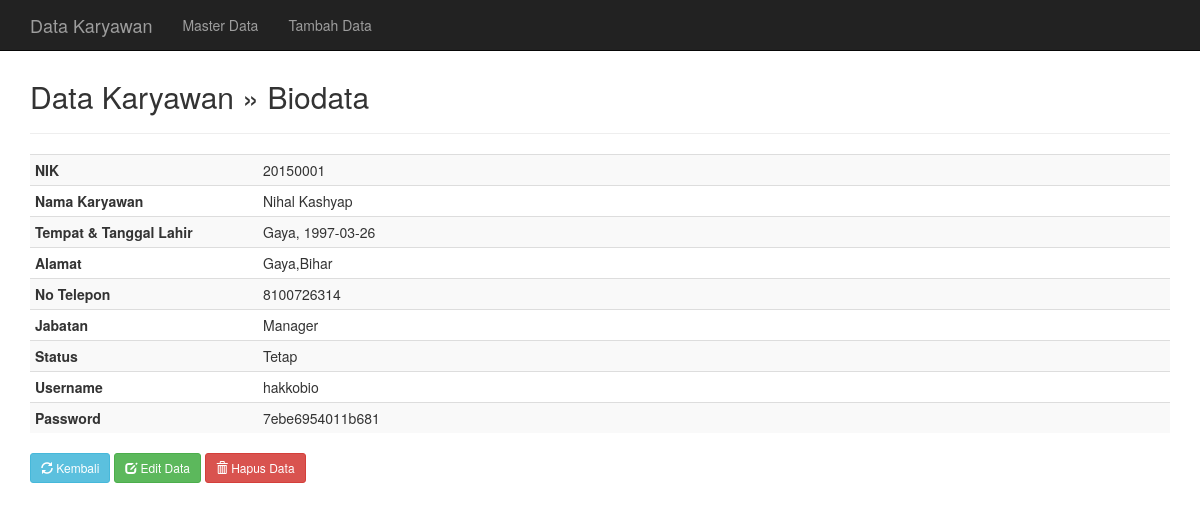
/latmysqli/latmysqli/profile.php?nik=20150001, run on the app's committed database.
### tables this page shows
CREATE TABLE `karyawan` (
  `nik` varchar(10) NOT NULL,
  `nama` varchar(50) NOT NULL,
  `tempat_lahir` varchar(30) NOT NULL,
  `tanggal_lahir` varchar(30) NOT NULL,
  `alamat` varchar(50) NOT NULL,
  `no_telepon` varchar(10) NOT NULL,
  `jabatan` varchar(15) NOT NULL,
  `status` varchar(15) NOT NULL,
  `username` varchar(15) NOT NULL,
  `password` varchar(15) NOT NULL
);

### latmysqli/latmysqli/profile.php (the view, shortened to what this page needs)
<?php
include("koneksi.php");
?>
<!DOCTYPE html>
<html lang="en">
<head>
	<link href="css/bootstrap.min.css" rel="stylesheet">
</head>
<body>
	<nav class="navbar navbar-inverse navbar-fixed-top">
		<div class="container">
			<div class="navbar-header">
				<a class="navbar-brand hidden-xs hidden-sm" href="http://www.hakkoblogs.com">Data Karyawan</a>
			</div>
			<div id="navbar" class="navbar-collapse collapse">
				<ul class="nav navbar-nav">
					<li><a href="index.php">Master Data</a></li>
					<li><a href="add.php">Tambah Data</a></li>
				</ul>
			</div>
		</div>
	</nav>
	<div class="container">
		<div class="content">
			<h2>Data Karyawan &raquo; Biodata</h2>
			<hr />
			<?php
			$nik = $_GET['nik'];
			$sql = mysqli_query($koneksi, "SELECT * FROM karyawan WHERE nik='$nik'");
			if(mysqli_num_rows($sql) == 0){
				header("Location: index.php");
			}else{
				$row = mysqli_fetch_assoc($sql);
			}
			?>
			<table class="table table-striped table-condensed">
				<tr>
					<th width="20%">NIK</th>
					<td><?php echo $row['nik']; ?></td>
				</tr>
				<tr>
					<th>Nama Karyawan</th>
					<td><?php echo $row['nama']; ?></td>
				</tr>
				<tr>
					<th>Tempat & Tanggal Lahir</th>
					<td><?php echo $row['tempat_lahir'].', '.$row['tanggal_lahir']; ?></td>
				</tr>
				<tr>
					<th>Alamat</th>
					<td><?php echo $row['alamat']; ?></td>
				</tr>
				<tr>
					<th>No Telepon</th>
					<td><?php echo $row['no_telepon']; ?></td>
				</tr>
				<tr>
					<th>Jabatan</th>
					<td><?php echo $row['jabatan']; ?></td>
				</tr>
				<tr>
					<th>Status</th>
					<td><?php echo $row['status']; ?></td>
				</tr>
				<tr>
					<th>Username</th>
					<td><?php echo $row['username']; ?></td>
				</tr>
				<tr>
					<th>Password</th>
					<td><?php echo $row['password']; ?></td>
				</tr>
			</table>
			<a href="index.php" class="btn btn-sm btn-info"><span class="glyphicon glyphicon-refresh" aria-hidden="true"></span> Kembali</a>
			<a href="edit.php?nik=<?php echo $row['nik']; ?>" class="btn btn-sm btn-success"><span class="glyphicon glyphicon-edit" aria-hidden="true"></span> Edit Data</a>
			<a href="profile.php?aksi=delete&nik=<?php echo $row['nik']; ?>" class="btn btn-sm btn-danger" onclick="return confirm('Anda yakin akan mengahapus data <?php echo $row['nama']; ?>')"><span class="glyphicon glyphicon-trash" aria-hidden="true"></span> Hapus Data</a>
		</div>
	</div>
</body>
</html>

### latmysqli/latmysqli/profile.php (style rules this page uses)
.content { margin-top: 80px; }

### data on the page
karyawan: nik "20150001", nama "Nihal Kashyap", tempat_lahir "Gaya", tanggal_lahir "1997-03-26", alamat "Gaya,Bihar", no_telepon "8100726314", jabatan "Manager", status "Tetap", username "hakkobio", password "7ebe6954011b681"
